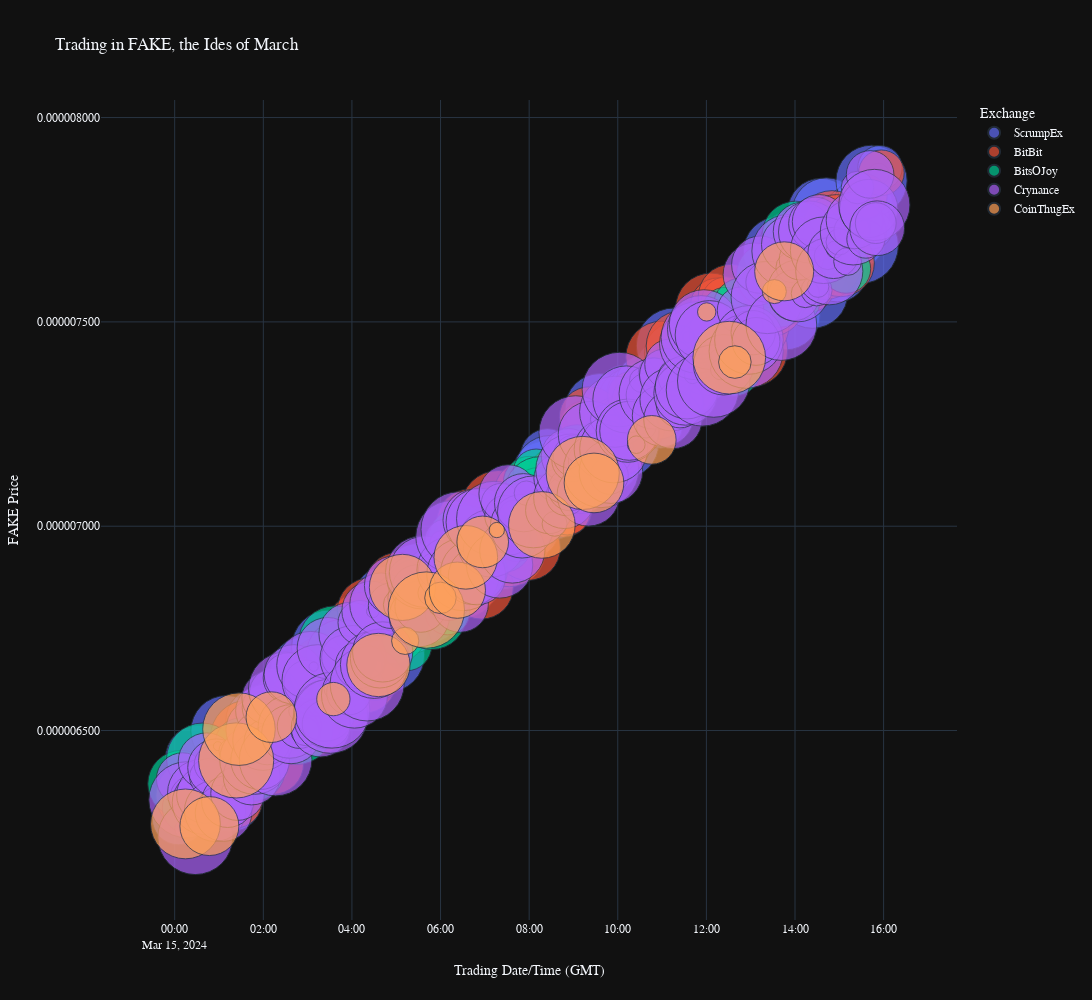

The notebook cell saved with this chart:
### Code cell
fig1 = px.scatter(
    df, x=df.index, y='price'
    , width=1200, height=1000
    , labels={
        'exchange_name': " Exchange"
        , 'datetime': " Trading Date/Time (GMT)"
        , 'price': " FAKE Price"
        , 'amount': " Amount (Tokens)"
    }
    , title="Trading in FAKE, the Ides of March"
    , color='exchange_name'
    , size='amount', size_max=54
    , hover_data={'amount': ':,'}    
    , template='plotly_dark'
                 )

fig1.update_layout(
    yaxis_tickformat = '.9f'       
    , font_family="Menlo"
    , spikedistance=1
    , hoverdistance=1
)

fig1.update_xaxes(
    showspikes=True
    , spikecolor="green"
    , spikesnap="cursor"
    , spikemode="across"
)

fig1.update_yaxes(
    showspikes=True
    , spikecolor="gray"
    , spikethickness=2
)

# fig1.update_layout(spikedistance=1, hoverdistance=1)

fig1.show()
